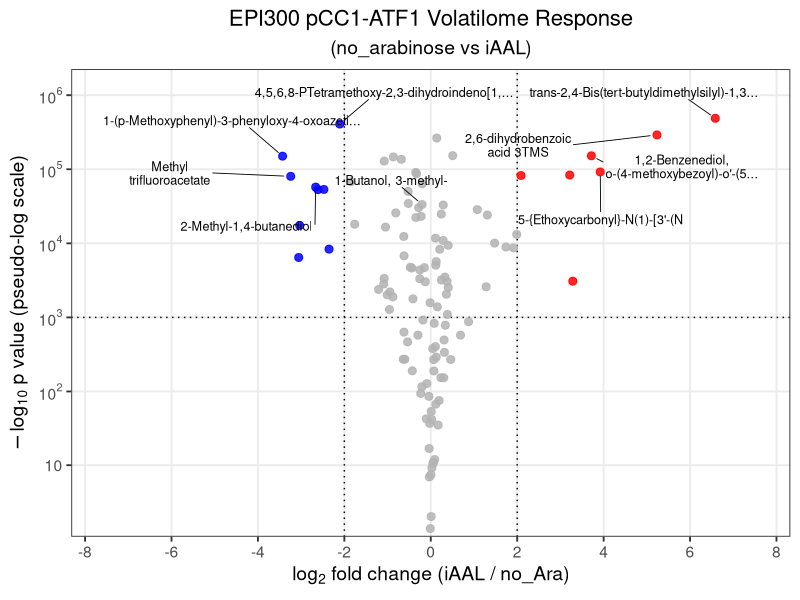
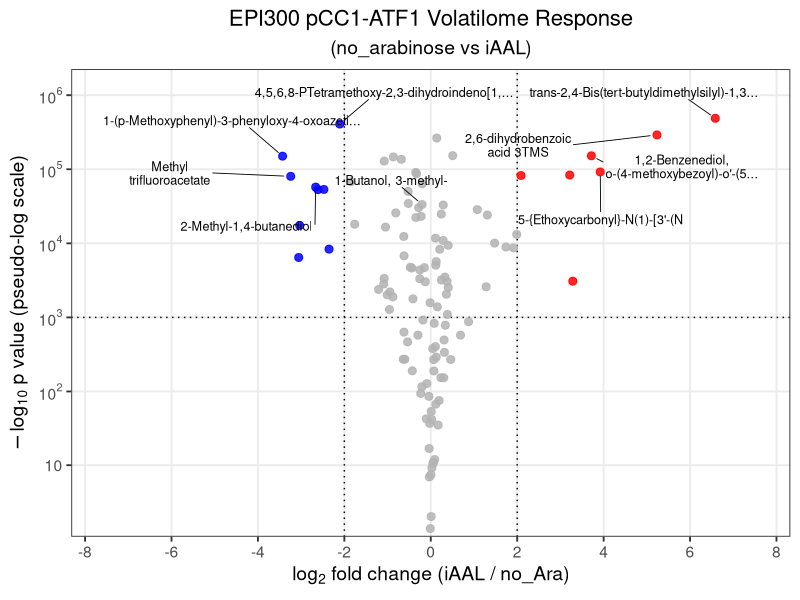

Recreate these plots in R, in order.
# ============================================================
# Volcano plot: EPI300_pCC1_ATF1  (no_arabinose vs iAAL)
# ============================================================

library(tidyverse)
library(ggrepel)
library(scales)

# ---- 1. Load data ------------------------------------------------
df <- read_csv("EPI300_pCC1_ATF1_noAraiAAlODCla.csv",
               show_col_types = FALSE) %>%
  select(Name, noAra = EPI300_pCC1_ATF1_noAra, iAAL = EPI300_pCC1_ATF1_iAAL) %>%
  mutate(across(c(noAra, iAAL), ~ suppressWarnings(as.numeric(.x))))

n_start <- nrow(df)

df <- df %>%
  filter(!is.na(Name), Name != "0",          # empty / placeholder names
         !is.na(noAra), !is.na(iAAL),        # non-numeric entries
         noAra > 0, iAAL > 0)                # keep only compounds detected in BOTH samples

message(sprintf("Kept %d of %d rows (removed empty, placeholder '0', and compounds detected in only one sample).",
                nrow(df), n_start))

# ---- 2. Fold change ---------------------------------------------
total_noAra <- sum(df$noAra)
total_iAAL  <- sum(df$iAAL)

df <- df %>%
  mutate(
    prop_noAra = noAra / total_noAra,
    prop_iAAL  = iAAL  / total_iAAL,
    log2FC     = log2(prop_iAAL / prop_noAra)
  )

# ---- 3. Significance --------------------------------------------
# One measurement per compound per sample (no replicates), so this is
# an exploratory two-proportion z-test, NOT a true biological p-value.
# Computed in log-space to avoid underflow to 0.
df <- df %>%
  mutate(
    p_pool    = (noAra + iAAL) / (total_noAra + total_iAAL),
    se        = sqrt(p_pool * (1 - p_pool) * (1 / total_noAra + 1 / total_iAAL)),
    z         = (prop_iAAL - prop_noAra) / se,
    neglog10p = -(pnorm(-abs(z), log.p = TRUE) + log(2)) / log(10)
  )

fc_cutoff <- 2
p_cutoff  <- 1000

df <- df %>%
  mutate(significant = abs(log2FC) > fc_cutoff & neglog10p > p_cutoff,
         direction   = case_when(significant & log2FC > 0 ~ "Higher in iAAL",
                                 significant & log2FC < 0 ~ "Higher in no_Ara",
                                 TRUE                     ~ "Not significant"))

# ---- 4. Labels --------------------------------------------------
forced_labels <- c("1-Butanol, 3-methyl-")   # always label these
n_per_side    <- 4                           # top N per direction

top_over  <- df %>% filter(significant, log2FC > 0) %>%
  slice_max(neglog10p, n = n_per_side, with_ties = FALSE) %>% pull(Name)
top_under <- df %>% filter(significant, log2FC < 0) %>%
  slice_max(neglog10p, n = n_per_side, with_ties = FALSE) %>% pull(Name)

df <- df %>%
  mutate(label = if_else(Name %in% c(forced_labels, top_over, top_under),
                         str_wrap(str_trunc(Name, 45), width = 22),
                         NA_character_))

# Labeled significant points get pushed outward, into the empty space
# beside the plot, so text doesn't sit on top of the grey cloud.
label_df <- df %>%
  filter(!is.na(label)) %>%
  mutate(nudge_x = case_when(
    abs(log2FC) <= fc_cutoff                 ~ 0,                    # forced label near centre
    abs(log2FC) > max(abs(log2FC)) - 1.5     ~ -sign(log2FC) * 2,    # near the edge: push inward
    TRUE                                     ~  sign(log2FC) * 2     # otherwise push outward
  ))

# ---- 5. Axes ----------------------------------------------------
x_lim <- 2 * ceiling((max(abs(df$log2FC)) + 1) / 2)   # symmetric, nothing clipped
y_brk <- c(0, 10, 10^2, 10^3, 10^4, 10^5, 10^6, 10^7)
y_brk <- y_brk[y_brk <= max(df$neglog10p) * 10]
y_lab <- parse(text = c("0", "10", "10^2", "10^3", "10^4",
                        "10^5", "10^6", "10^7"))[seq_along(y_brk)]

# ---- 6. Plot ----------------------------------------------------
p <- ggplot(df, aes(x = log2FC, y = neglog10p)) +
  geom_vline(xintercept = c(-fc_cutoff, fc_cutoff), linetype = "dotted") +
  geom_hline(yintercept = p_cutoff, linetype = "dotted") +
  geom_point(aes(color = direction),
             size = 2.4, alpha = 0.85) +
  scale_color_manual(
    values = c("Higher in iAAL"   = "red",
               "Higher in no_Ara" = "blue",
               "Not significant"  = "grey70"),
    breaks = c("Higher in iAAL", "Higher in no_Ara")
  ) +
  geom_text_repel(
    data = label_df,
    aes(label = label),
    nudge_x = label_df$nudge_x,
    xlim = c(-x_lim, x_lim),       # keep labels inside the panel
    size = 3.2, lineheight = 0.9,
    max.overlaps = Inf,
    segment.color = "black", segment.size = 0.3,
    box.padding = 0.9, point.padding = 0.5,
    min.segment.length = 0, force = 4, seed = 42
  ) +
  scale_x_continuous(limits = c(-x_lim, x_lim),
                     breaks = seq(-x_lim, x_lim, by = 2),
                     expand = expansion(mult = 0.02)) +
  scale_y_continuous(trans = pseudo_log_trans(base = 10),
                     breaks = y_brk, labels = y_lab,
                     expand = expansion(mult = c(0.02, 0.12))) +
  labs(
    title    = "EPI300 pCC1-ATF1 Volatilome Response",
    subtitle = "(no_arabinose vs iAAL)",
    x        = expression(log[2]~fold~change~"(iAAL / no_Ara)"),
    y        = expression(-log[10]~p~value~"(pseudo-log scale)"),
    color = NULL
  ) +
  theme_bw(base_size = 14) +
  theme(
    plot.title       = element_text(hjust = 0.5, size = 16),
    plot.subtitle    = element_text(hjust = 0.5),
    panel.grid.minor = element_blank(),
    legend.position  = "none"
  )

print(p)

ggsave("EPI300_ATF1_noAraiAAL.png", p, width = 10, height = 8, dpi = 300)
